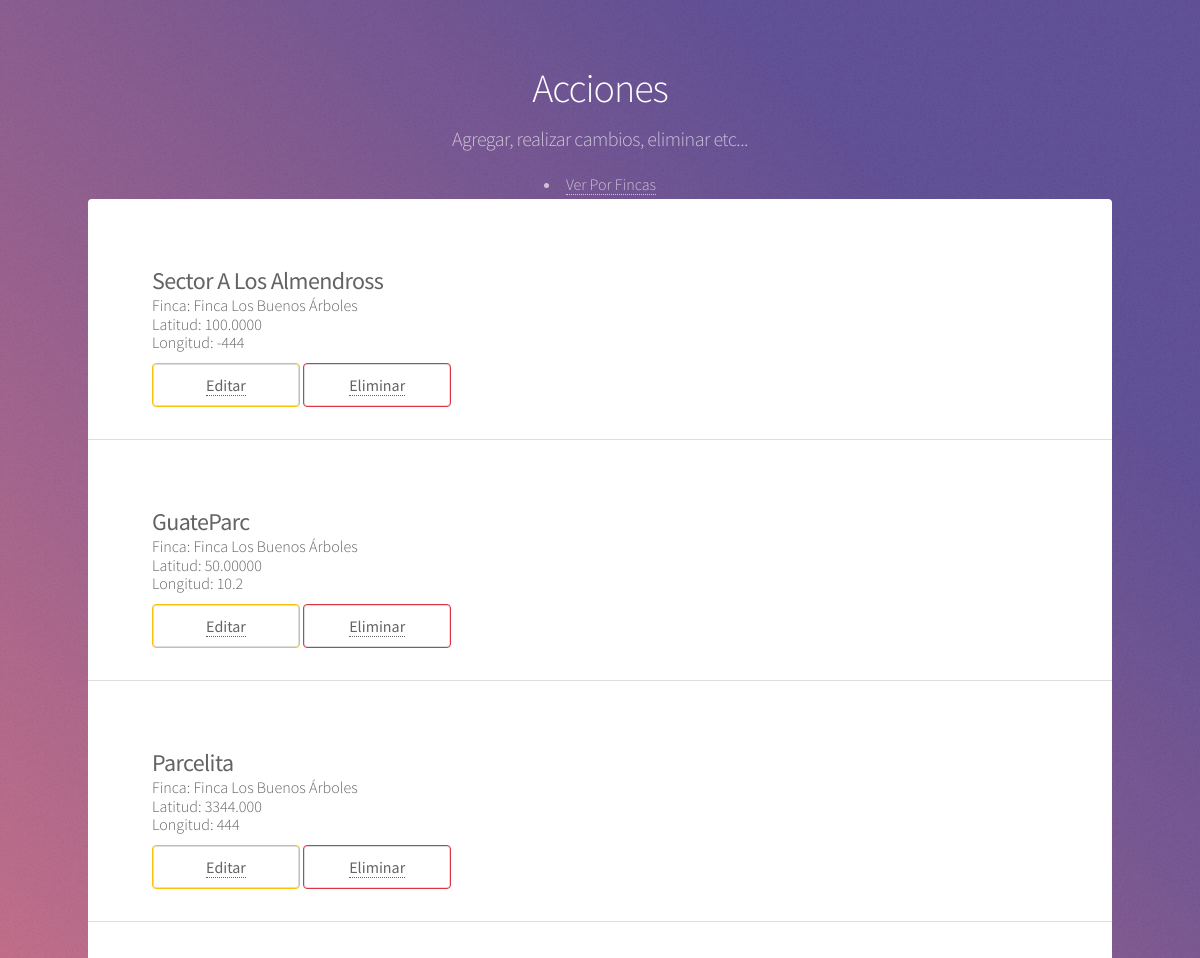
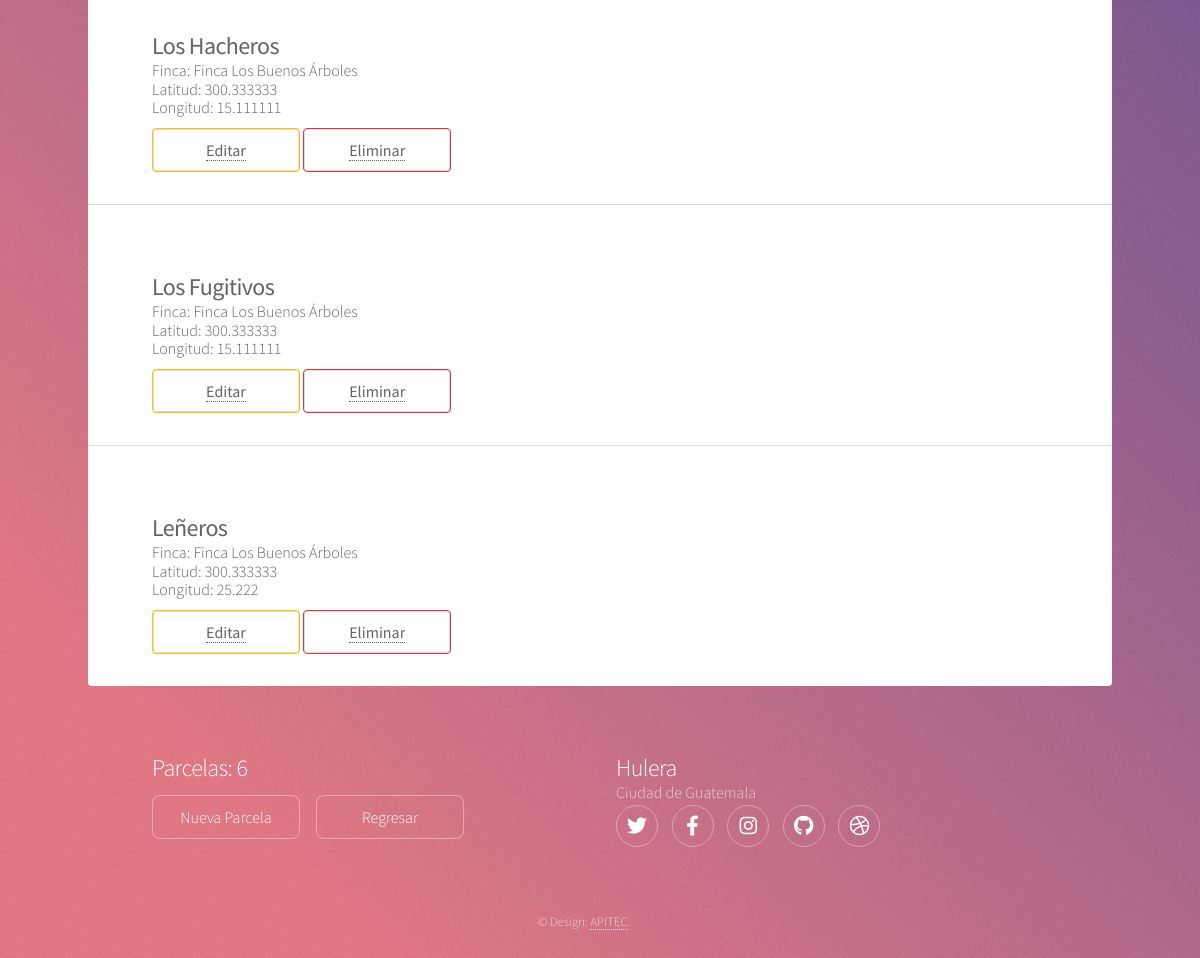
The app's page /estate/actions-plot/2/ with its own data (2 pictures, top to bottom).
### estate/models.py (models this page shows, shortened)
class Plot(models.Model):
    land = models.ForeignKey(Land, on_delete=models.CASCADE)
    name = models.CharField(max_length=100)
    latitude = models.CharField(max_length=100)
    length = models.CharField(max_length=100)

class Land(models.Model):
    name = models.CharField(max_length=100)
    country = models.CharField(max_length=100)
    region = models.CharField(max_length=100)

### estate/views.py (the view)
# urls.py: path('actions-plot/<int:user_pk>/', views.actions_plot, name='actions-plot'),
def actions_plot(request, user_pk):
    template = 'estate/actions_plot.html'
    context = {
        'plots': Plot.objects.all(),
        'user_pk': user_pk,
        'num_plots': Plot.objects.count(),
    }
    return render(request, template, context)

### estate/templates/estate/actions_plot.html (shortened to what this page needs)
<!DOCTYPE HTML>
{% load static %}
<html>
	<head>
        <link rel="stylesheet" href="https://stackpath.bootstrapcdn.com/bootstrap/4.3.1/css/bootstrap.min.css">
		<link rel="stylesheet" href="{% static 'assets/css/main.css' %}" />
	</head>
	<body class="is-preload">
			<div id="wrapper">
					<header id="header">
						<h1>Acciones</h1>
						<p>Agregar, realizar cambios, eliminar etc...</p>
						<br><li><a href="{% url 'estate:detail-plot-admin' user_pk %}" style="margin-top: 1em;">Ver Por Fincas</a></li>
					</header>
					<div id="main">
                        {% for plot in plots %}
							<section id="content" class="main">
								<h2><strong>{{ plot.name }}</strong></h2>
                                <p>Finca: {{ plot.land.name }}</p>
                                <p>Latitud: {{ plot.latitude }}</p>
                                <p>Longitud: {{ plot.length }}</p>
                                <button type="button" class="btn btn-warning"><a href="{% url 'estate:edit-plot' plot.pk  %}">Editar</a></button>
                                <button type="button" class="btn btn-danger"><a href="{% url 'estate:delete-plot' plot.pk %}">Eliminar</a></button>
                            </section>
                        {% endfor %}
					</div>
					<footer id="footer">
						<section>
							<h2>Parcelas: {{ num_plots }}</h2>
							<ul class="actions">
                                <br><li><a href="{% url 'estate:new-plot' user_pk %}" class="button" style="margin-top: 1em;">Nueva Parcela</a></li>
                                <br><li><a href="{% url 'estate:index' user_pk %}" class="button" style="margin-top: 1em;">Regresar</a></li>
                            </ul>
						</section>
						<section>
							<h2>Hulera</h2>
								<dd>Ciudad de Guatemala</dd>
							<ul class="icons">
								<li><a href="#" class="icon brands fa-twitter alt"><span class="label">Twitter</span></a></li>
								<li><a href="#" class="icon brands fa-facebook-f alt"><span class="label">Facebook</span></a></li>
								<li><a href="#" class="icon brands fa-instagram alt"><span class="label">Instagram</span></a></li>
								<li><a href="#" class="icon brands fa-github alt"><span class="label">GitHub</span></a></li>
								<li><a href="#" class="icon brands fa-dribbble alt"><span class="label">Dribbble</span></a></li>
							</ul>
						</section>
						<p class="copyright">&copy; Design: <a href="http://apitec.io/" target="_blank">APITEC</a>.</p>
					</footer>
			</div>
	</body>
</html>

### records on screen
Plot: name "Sector A Los Almendross", land.name "Finca Los Buenos Árboles", latitude "100.0000", length "-444"
Plot: name "GuateParc", land.name "Finca Los Buenos Árboles", latitude "50.00000", length "10.2"
Plot: name "Parcelita", land.name "Finca Los Buenos Árboles", latitude "3344.000", length "444"
Plot: name "Los Hacheros", land.name "Finca Los Buenos Árboles", latitude "300.333333", length "15.111111"
Plot: name "Los Fugitivos", land.name "Finca Los Buenos Árboles", latitude "300.333333", length "15.111111"
Plot: name "Leñeros", land.name "Finca Los Buenos Árboles", latitude "300.333333", length "25.222"

### other values on screen
{{ num_plots }} "6"
